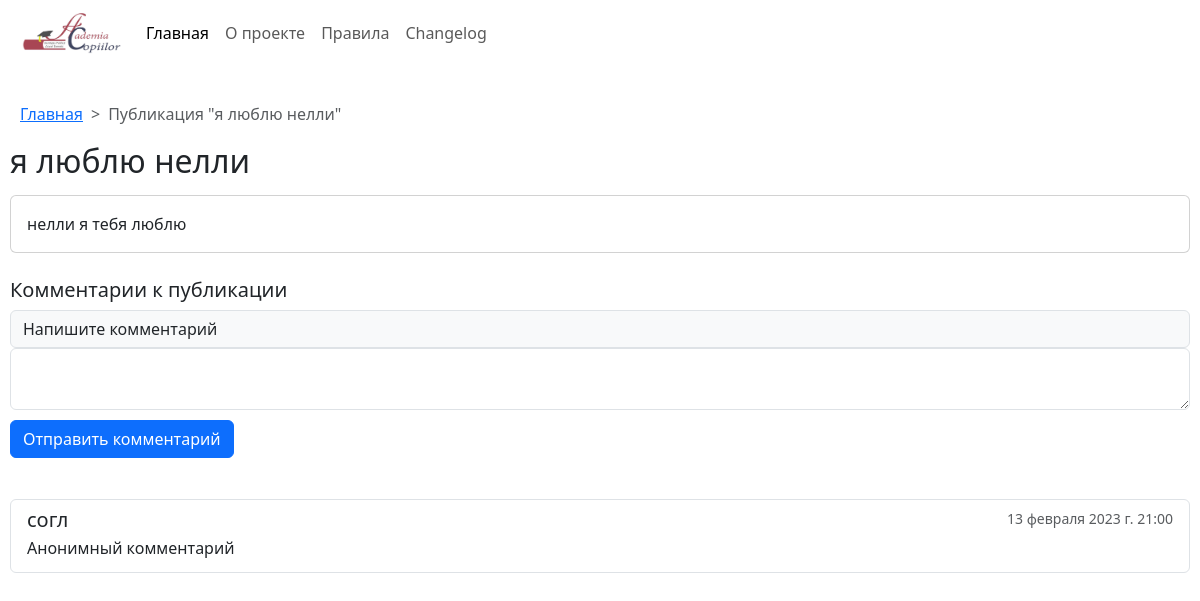
Screenshot of /50/ with the database file from the repository.
### forum/models.py (models this page shows, shortened)
class Post(models.Model):
    title = models.CharField('Заголовок записи', max_length=35, blank=False)
    description = models.TextField("Текст Записи", max_length=500, blank=False)
    date = models.DateTimeField("Дата и время публикации", default=datetime.now)
    img = models.ImageField("Картинка (необязательно)", blank=True, default='missing_img.jpg')
    class Meta:
        verbose_name = "Запись"
        verbose_name_plural = 'Записи'

class Comments(models.Model):
    text_comments = models.TextField('Текст комментария', max_length=200)
    date = models.DateTimeField("Дата и время публикации", default=datetime.now)
    post = models.ForeignKey(Post, verbose_name='Публикация', on_delete=models.CASCADE)
    class Meta:
        verbose_name = "Комментарий"
        verbose_name_plural = 'Комментарии'

### forum/views.py (the view)
# urls.py: path('<int:pk>/', views.PostDetail.as_view()),
class PostDetail(View):
    def get(self, request, pk):
        post = Post.objects.get(id=pk)
        comments = reversed(list(post.comments_set.all()))
        return render(request, 'forum/post_detail.html', {'post': post, 'comments': comments})

### templates/forum/post_detail.html (shortened to what this page needs)
{% include 'forum/header.html' %}
{% load static %}
<link href="https://cdn.jsdelivr.net/npm/bootstrap@5.3.0-alpha1/dist/css/bootstrap.min.css" rel="stylesheet">
<nav style="--bs-breadcrumb-divider: '>'; padding-left: 10px; width: 100%;" aria-label="breadcrumb">
  <ol class="breadcrumb">
    <li class="breadcrumb-item"><a href="/">Главная</a></li>
    <li class="breadcrumb-item active" aria-current="page">Публикация "{{ post.title|truncatechars:25 }}"</li>
  </ol>
</nav>
<body style="margin-left: 10px; margin-right: 10px;">
    <h2>{{post.title}}</h2>
    <div class="card" style="margin-top: 15px;">
        <div class="card-body">
            {{post.description}}
        </div>
    </div>
    <div style="margin-top: 25px; width: 100%;">
        <h5>Комментарии к публикации</h5>
        <div style="width: 100%;" class="input-group">
            <form style="width: 100%;" action="{% url 'add_comments' post.id %}", method="post" onsubmit="submit-button.disabled" = True;>
                <span style="width: 100%;" class="input-group-text">Напишите комментарий</span>
                <textarea name = 'text_comments' style="width: 100%;" class="form-control" aria-label="With textarea"></textarea>
                <button type="submit" style = "margin-top: 10px; margin-bottom: 25px;" class="btn btn-primary" name="submit-button">Отправить комментарий</button>
            </form>
        </div>
    </div>
    <div class ='list-group'>
        {% for comment in post.comments_set.all %}
        <a href="#" class="list-group-item list-group-item-action" style="margin-bottom: 15px;">
            <div class="d-flex w-100 justify-content-between">
                <h5 class="mb-1">{{ comment.text_comments }}</h5>
                <small class="text-muted">{{comment.date}}</small>
            </div>
            <p class="mb-1">Анонимный комментарий</p>
        </a>
        {% endfor %}
    </div>
</body>

### rows the page displays
Post: title "я люблю нелли", description "нелли я тебя люблю"
Comments: text_comments "согл", date "13 февраля 2023 г. 21:00"
